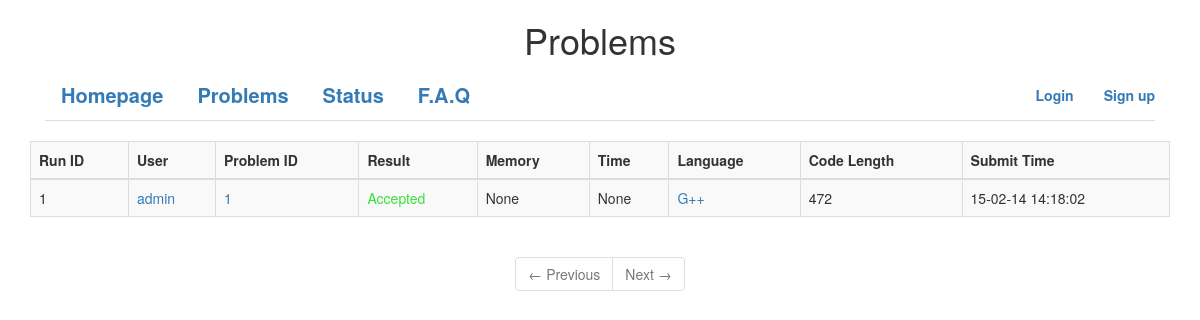
The app's page /status/ with its own data.
### App/models.py (models this page shows, shortened)
class Submit(db.Model):
    runid = db.Column(db.Integer, primary_key = True, unique = True)
    userid = db.Column(db.String(20))
    pbid = db.Column(db.Integer)
    code = db.Column(db.Text)
    result = db.Column(db.String(20), default = 'Pending')
    memory = db.Column(db.Integer, default = None)
    jgtime = db.Column(db.Integer, default = None)
    language = db.Column(db.String(20))
    codelen = db.Column(db.Integer)
    time = db.Column(db.String(20))
    memory_used = db.Column(db.Integer, default = None)
    time_used = db.Column(db.Integer, default = None)
    CEmsg = db.Column(db.Text, default = None)

### App/view.py (the view)
@app.route('/status/')
@app.route('/status/page=<int:page>')
def Status(page = 1):
  submit_list = Submit.query.order_by(Submit.runid.desc()).paginate(page, ITEMS_ON_PAGE, False)
  return render_template('status.html', submit_list = submit_list, page = page )

### App/view.py (called while the page is built)
@app.before_request
def before_request():
  g.user = current_user
  if g.user.is_authenticated():
    g.url = url_for('Profile', userid = g.user.userid)

### App/templates/status.html (shortened to what this page needs)
<!DOCTYPE html>
<html>
	 <head>
	 	<link href = "../static/css/main.css" rel = "stylesheet">
	 	<link rel="stylesheet" href="../static/css/bootstrap.css">
	 	<center> <h1> Problems </h1> </center>
	 </head>
	 <body>
	 	<div class="container">
		 	<div class="collapse navbar-collapse" >
			 	{% if g.user.is_authenticated() %}
					 <ul class="nav navbar-nav navbar-right">
						<li> <a href = {{ g.url }}> {{ g.user.userid }} </a> </li>
						<li> <a href = "/logout"> Log out </a> </li>
					</ul>
				{% else %}
					<ul class = "nav navbar-nav navbar-right">
						<li> <a href = "/login"> Login </a> </li>
						<li> <a href = "/sign_up"> Sign up </a> </li>
					</ul>
				{% endif %}
	            <ul class = "nav nav-tabs">
	                <li> <a href = "/"> Homepage </a> </li>
	                <li> <a href = {{ url_for("Problems")}}> Problems </a> </li>
	                <li> <a href = {{ url_for("Status")}}> Status </a> </li>
	                <li> <a href = "/FAQ/"> F.A.Q </a> </li>
	            </ul>
			</div>
			<div id = "jumbotron">
				<table  class="table table-striped table-bordered">
					<thread>
						<tr>
							<th>Run ID</th>
							<th>User</th>
							<th>Problem ID</th>
							<th>Result</th>
							<th>Memory</th>
							<th>Time</th>
							<th>Language</th>
							<th>Code Length</th>
							<th>Submit Time</th>
						</tr>
					</thread>
					<tbody>
						{% for submit in submit_list.items %}
						<tr>
							<td> {{ submit.runid }} </td>
							<td><a href = {{ g.url }}> {{ submit.userid }} </a> </td>
							<td><a href = {{ url_for("Showprb", problemid = submit.pbid )}}> {{ submit.pbid }}  </a> </td>
							{% if submit.result == 'Compile Error' %}
                        		<td><a href={{ url_for('Show_compile_info',runid = submit.runid) }}>{{ submit.result }}</a></td>
                        	{% elif submit.result == 'Accepted' %}
                        		<td id = 'AC'> {{ submit.result }} </td>
		                    {% else %}
		                        <td> {{ submit.result }} </td>
		                    {% endif %}
							<td> {{ submit.memory }} </td>
							<td> {{ submit.jgtime }} </td>
							<td> <a href = {{ url_for("Viewcode", runid = submit.runid) }}>{{ submit.language }} </a> </td>
							<td> {{ submit.codelen }} </td>
							<td> {{ submit.time }} </td>
						</tr>
						{% endfor %}
					</tbody>
				</table>
			</div>
	 	</div>
	 	<center>
	 	<nav>
		  <ul class="pagination">
		  {% if submit_list.has_prev%}
		  	<li><a href="{{ url_for('Status', page = submit_list.prev_num) }}">&larr; Previous</a></li>
		  {% else %}
		  	<li class = "disabled"><a>&larr; Previous</a></li>
		  {% endif %}
		  {% if submit_list.has_next %}
		  	<li><a href="{{ url_for('Status', page = submit_list.next_num) }}">Next &rarr;</a></li>
			{% else %}
			<li class = "disabled"><a>Next &rarr;</a></li>
			{% endif %}
		  </ul>
		</nav>
		</center>
	 </body>
</html>

### App/static/css/main.css (style rules this page uses)
.nav { font-weight: bold; }
.nav-tabs { font-size: 20px; }
#jumbotron { margin-top: 20px; }
#AC { color: rgb(56,224,56); }

### records on screen
Submit: runid "1", userid "admin", pbid "1", result "Accepted", memory "None", jgtime "None", language "G++", codelen "472", time "15-02-14 14:18:02"
